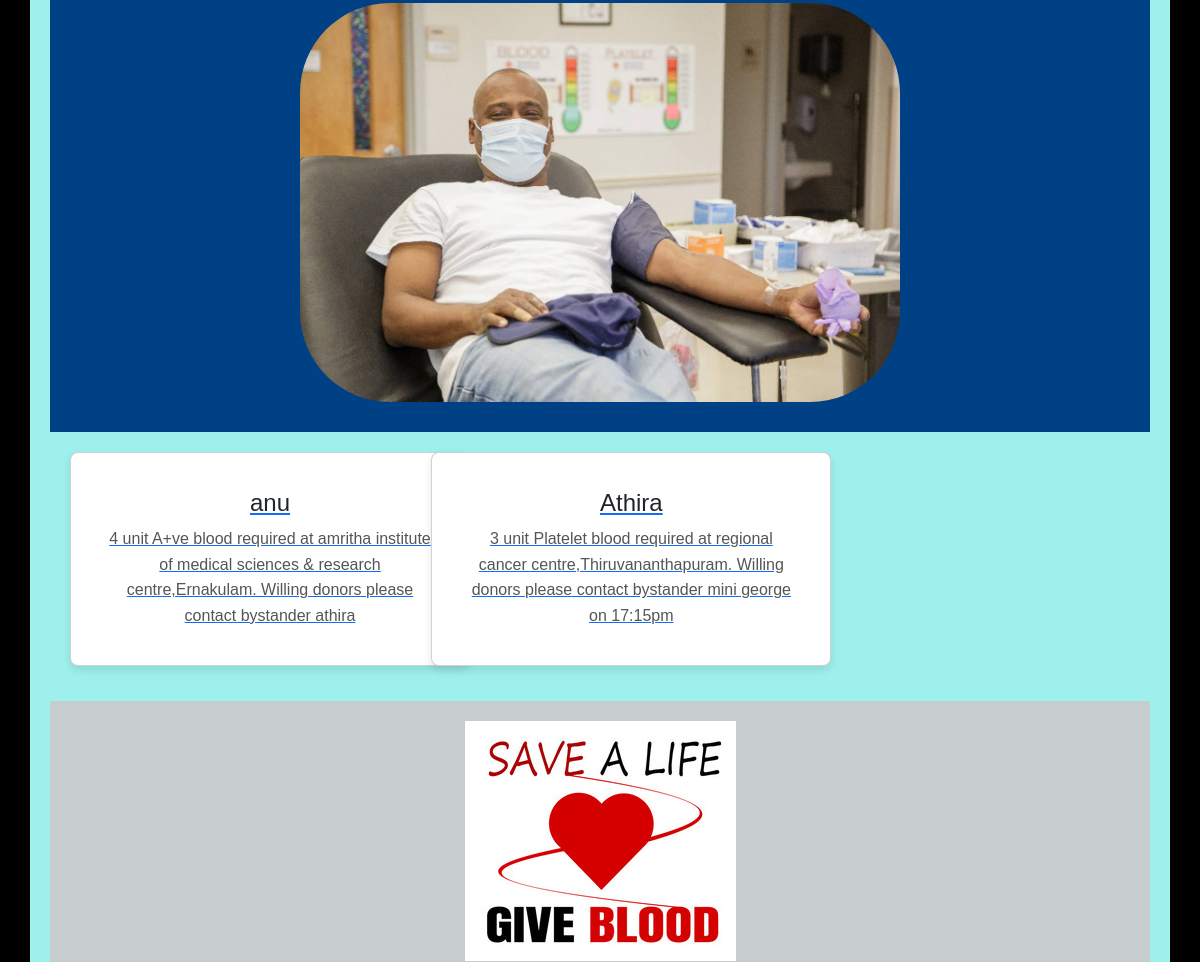
/user_home (signed in, middle part), run on an earlier commit of the app's database.
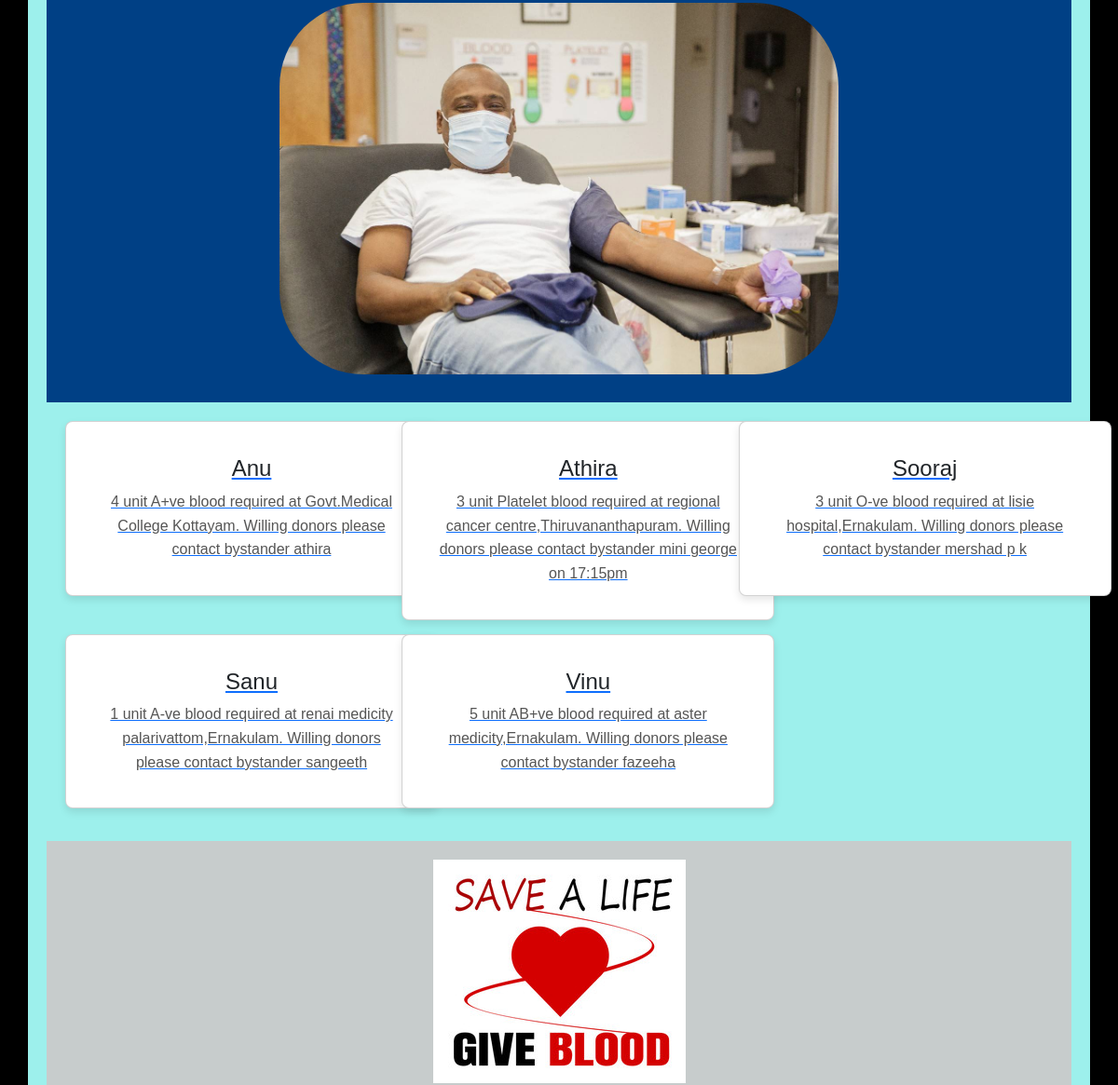
And on a later commit of the database.
### app/models.py (models this page shows, shortened)
class BloodRequest(models.Model):
    patient_name = models.CharField(max_length=100)
    description = models.TextField()
    place = models.CharField(max_length=100)
    contact_no = models.CharField(max_length=15)
    request_date = models.DateTimeField(auto_now_add=True)

### app/views.py (the view)
# urls.py: path('user_home',views.user_home),
def user_home(req):
    if 'user' in req.session:
        bloodrequest=BloodRequest.objects.all()
        return render(req,'user/home.html',{'BloodRequest':bloodrequest})
    else:
        return redirect(blood_login)

### template/user/home.html (shortened to what this page needs)
<!DOCTYPE html>
<html lang="en">
<head>
  {% load static %}
  <link href="https://cdn.jsdelivr.net/npm/bootstrap@5.3.3/dist/css/bootstrap.min.css" rel="stylesheet">
</head>
<body>
  <div class="container">
    <div class="platelet-section">
      <img src="{% static 'images/cancerpatient.jpeg' %}" alt="London, Cancer Survivor">
    </div>
    <div class="container">
      <div class="row">
        {% for blood in BloodRequest %}
        <div class="col-lg-4">
          <a href="view_patient/{{blood.pk}}">
            <div class="card" style="width:400px">
              <div class="card-body">
                <h4 class="card-title">{{blood.patient_name}}</h4>
                <p class="card-text">{{blood.description}}</p>
              </div>
            </div>
          </a>
        </div>
        {% endfor %}
      </div>
    </div>
    <div class="footer-container">
      <div class="footer-logo">
        <img src="{% static 'images/footerimage.jpg' %}" alt="Blood Donation Logo">
      </div>
    </div>
</body>
</html>

### template/user/home.html (style rules this page uses)
body { font-family: Arial, sans-serif; margin: 0; padding: 0; box-sizing: border-box; width: 100%; background-color: black; }
.container { padding: 20px; text-align: center; background-color: rgb(157, 240, 236); }
.card { margin: 20px auto; background: white; padding: 20px; border-radius: 8px; box-shadow: 0 4px 8px rgba(0, 0, 0, 0.1); max-width: 800px; }
.card p { color: #555; line-height: 1.6; }
.platelet-section { background-color: #004085; color: white; text-align: center; padding: 30px 20px; margin-top: 20px; }
.platelet-section img { width: 600px; border-radius: 90px; margin-top: 20px; }
.card { width: 100%; max-width: 400px; margin: 0 auto; margin-bottom: 15px; }
@media (min-width: 768px) { .card { width: 60%; } }
* { margin: 0; padding: 0; box-sizing: border-box; }
.footer-container { background-color: rgb(199, 204, 204); color: #fff; padding: 20px; text-align: center; width: 100%; }
.footer-logo img { height: 80px; max-width: 100%; height: auto; }

What changed in the data, as far as the page shows it:
changed BloodRequest: patient_name "anu" → "Anu"; description "4 unit A+ve blood required at amritha institute of medical sciences & research centre,Ernakulam. Willing donors please contact bystander athira" → "4 unit A+ve blood required at Govt.Medical College Kottayam. Willing donors please contact bystander athira"
added BloodRequest: patient_name "Sooraj", description "3 unit O-ve blood required at lisie hospital,Ernakulam. Willing donors please contact bystander mershad p k"
added BloodRequest: patient_name "Sanu", description "1 unit A-ve blood required at renai medicity palarivattom,Ernakulam. Willing donors please contact bystander sangeeth"
added BloodRequest: patient_name "Vinu", description "5 unit AB+ve blood required at aster medicity,Ernakulam. Willing donors please contact bystander fazeeha"
